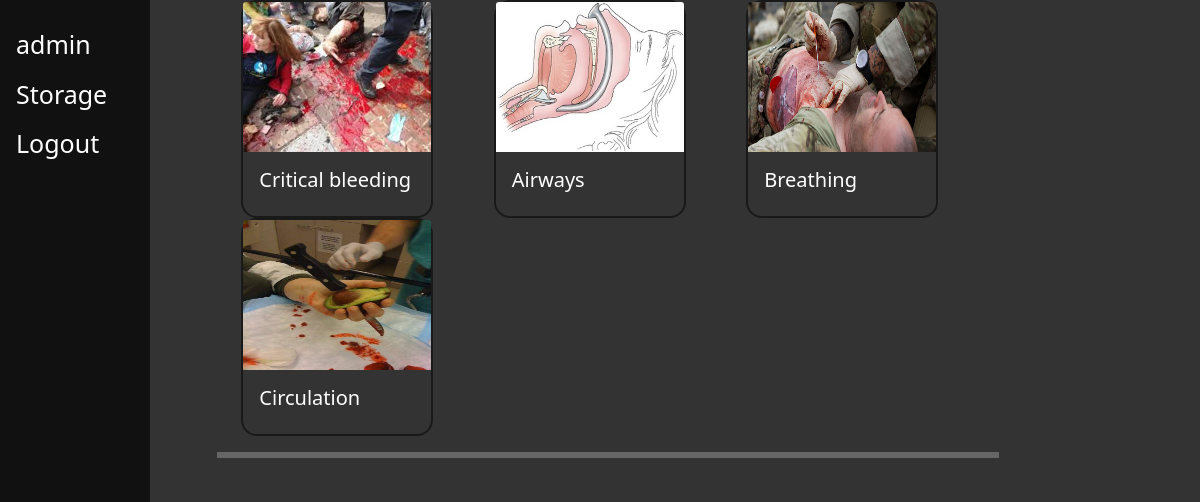
The app's page /storage/ (signed in) with its own data.
### storage/models.py (models this page shows, shortened)
class ItemGroup(models.Model):
    item_group_name = models.CharField(max_length=200)
    item_group_image = models.ImageField(upload_to='storage/groups/')
    item_group_sort_priority = models.IntegerField()

### storage/views.py (the view)
# urls.py: path('storage/', views.storage_main, name='storage_main'),
def storage_main(response):
    if response.user.is_authenticated:
        return render(response, 'storage/index.html',
                       {'item_groups': item_groups})
    else:
        return HttpResponseRedirect('/login')

### storage/templates/storage/index.html (shortened to what this page needs)
{% extends 'core/base.html' %}
{% block content %}
<div class="container">
    <div class="row">
        {% for item_group in item_groups %}
        <div class="col-sm">
            <div class="card" style="width: 12rem;">
                <a href="../../storage/{{item_group.item_group_name}}"><img src="{{ item_group.item_group_image.url }}"
                                                                       class="card-img-top" alt="{{ item_group.item_group_name}}"
                                                                       height="150"></a>
                <div class="card-body">
                    <h5 class="card-title">{{ item_group.item_group_name }}</h5>
                </div>
            </div>
        </div>
        {% endfor %}
    </div>
</div>
<hr align="left" width="100%" size="8" color="#ff0000"/>
{% endblock %}

### core/templates/core/base.html (shortened to what this page needs)
<!DOCTYPE html>
<html lang="en">
<head>
    <link href="https://cdn.jsdelivr.net/npm/bootstrap@5.0.2/dist/css/bootstrap.min.css" rel="stylesheet"
>
    {% load static %}
    <link rel="stylesheet" type="text/css" href="{% static '/core/style.css' %}">
</head>
<body>
<div class="sidenav">
    {% if request.user.is_authenticated %}
        {% if request.user.is_superuser %}
            <a href="/admin">{{ user.username }}</a>
        {% else %}
            <a href="/">{{ user.username }}</a>
        {% endif %}
        <a href="/storage">Storage</a>
        <a href="/logout">Logout</a>
    {% else %}
        <a href="/login">Login</a>
        <a href="/register">Registration</a>
    {% endif %}
</div>
<div id="content" , name="content" , class="main">
    <div class="row justify-content-center">
        <div class="col-8">
            {% block content %}
            {% endblock %}
        </div>
    </div>
</div>
</body>
</html>

### static/core/style.css (style rules this page uses)
.sidenav { height:100%; width:150px; position: fixed; z-index:1; top:0; left:0; background-color:#111; overflow-x:hidden; padding-top:20px; }
.sidenav a { padding:6px 8px 6px 16px; text-decoration: none; font-size:25px; color:#fff; display:block; }
.main { margin-left:16px; padding: 0px 0px; color: #fff; background-color: #333; }
body { margin: 0; font-family: var(--bs-font-sans-serif); font-size: 1rem; font-weight: 400; line-height: 1.5; color: #fff; background-color: #333; }
.card { position: relative; display: flex; flex-direction: column; min-width: 0; word-wrap: break-word; background-color: #333; background-clip: border-box; border: 2px solid rgba(1, 1, 1, 0.5); border-radius: 1rem; }

### records on screen
ItemGroup: item_group_image (picture), item_group_name "Critical bleeding"
ItemGroup: item_group_image (picture), item_group_name "Airways"
ItemGroup: item_group_image (picture), item_group_name "Breathing"
ItemGroup: item_group_image (picture), item_group_name "Circulation"

### other values on screen
{{ user.username }} "admin"
